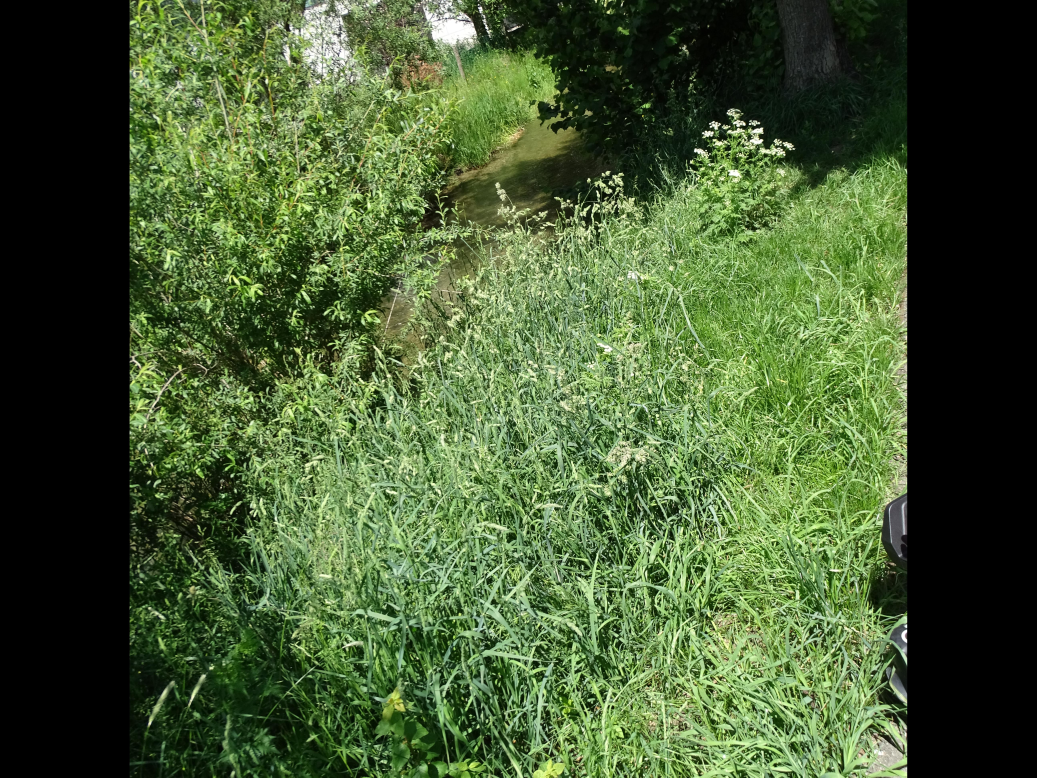
#> input picture mkc.jpg, 5184 x 3888 px (shown at 1/5 size)
$ python -i botany_utilities.py   (imports and definitions only)
#> lines starting #> are read from the running program, lines starting #| are printed output that depends on the picture
from PIL import Image as PILImage
from matplotlib import colors
import numpy as np


# [18 lines left out: function mutually_exclusive_plant_charac, not called in this run]


def display_image_ipython(file_location, thumb=(1200, 700), rotates=0):
    """Convenience method to use PIL and Ipython to display images.

    :param file_location: The location of the file relative location of the file
    :type file_location: string
    :param thumb: The size of the image
    :type thumb: tuple, integers
    :return: displays the image or a message that the image could not be displayed
    :rtype: displayed image, or string
    """
#> called with file_location = 'mkc.jpg', thumb = (1200, 700), rotates = 0

    try:
      if rotates == 0:
        r = PILImage.open(file_location).convert("RGBA")
        r = r.resize(thumb)
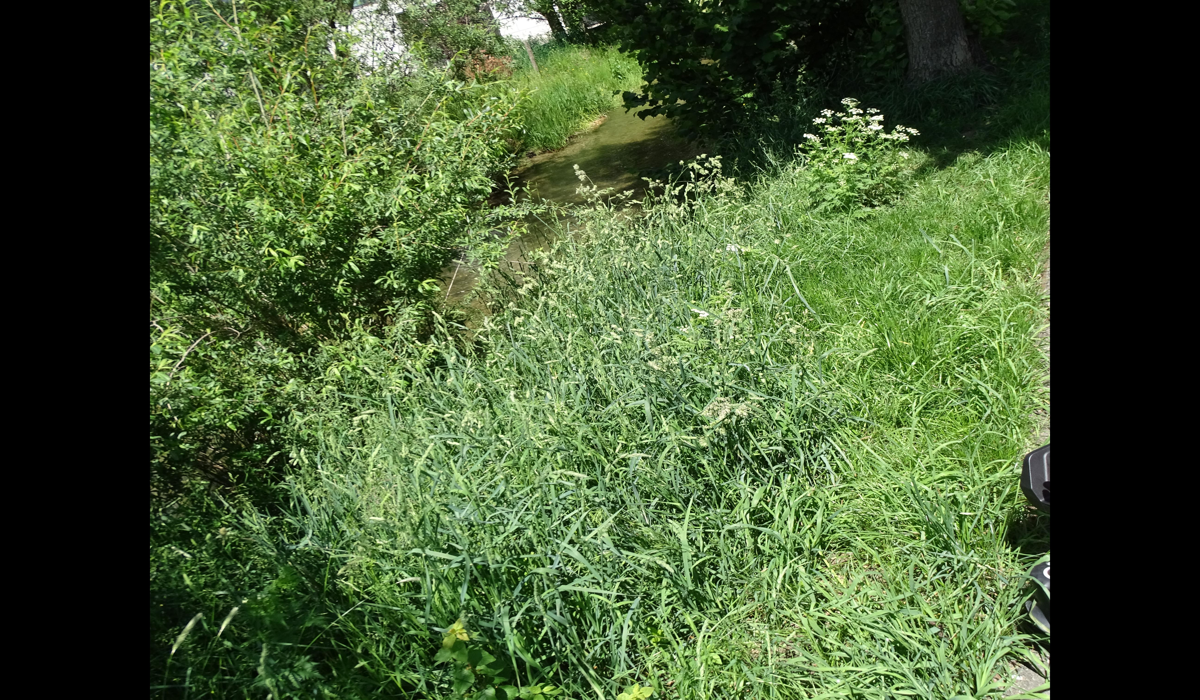
#> r: PIL image 1200x700 RGBA; mean R, G, B, A 70.5, 91.5, 51.4, 255
      else:

        r = PILImage.open(file_location).convert("RGBA")
        r = r.resize(thumb)
        r = r.rotate(angle=rotates, expand=False)

      return r

    except:
      print(f"could not load image {file_location} ")


# [143 lines left out: functions make_a_summary_table, a_simple_formatted_table, a_stacked_bar_chart, a_single_column_table, not called in this run]

>>> result = display_image_ipython('mkc.jpg')

$ run again, on sc.jpg
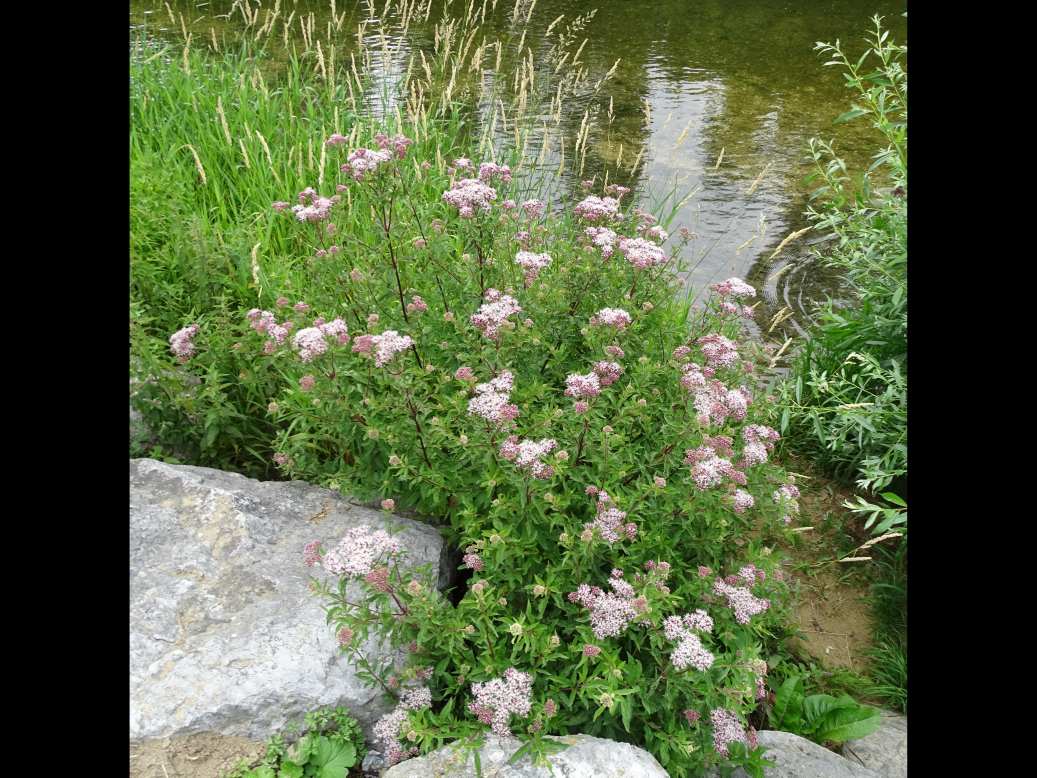
#> input picture sc.jpg, 5184 x 3888 px (shown at 1/5 size)
#> in display_image_ipython, `r = r.resize(thumb)`:
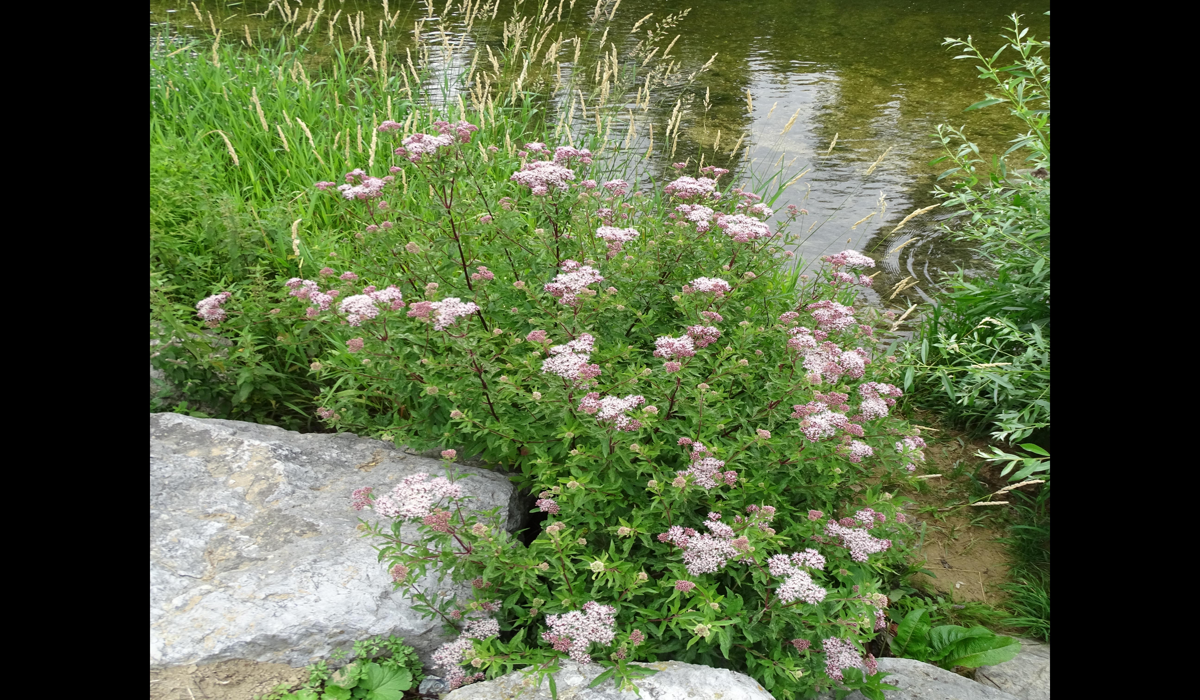
#> r: PIL image 1200x700 RGBA; mean R, G, B, A 88.4, 101.6, 66.2, 255
